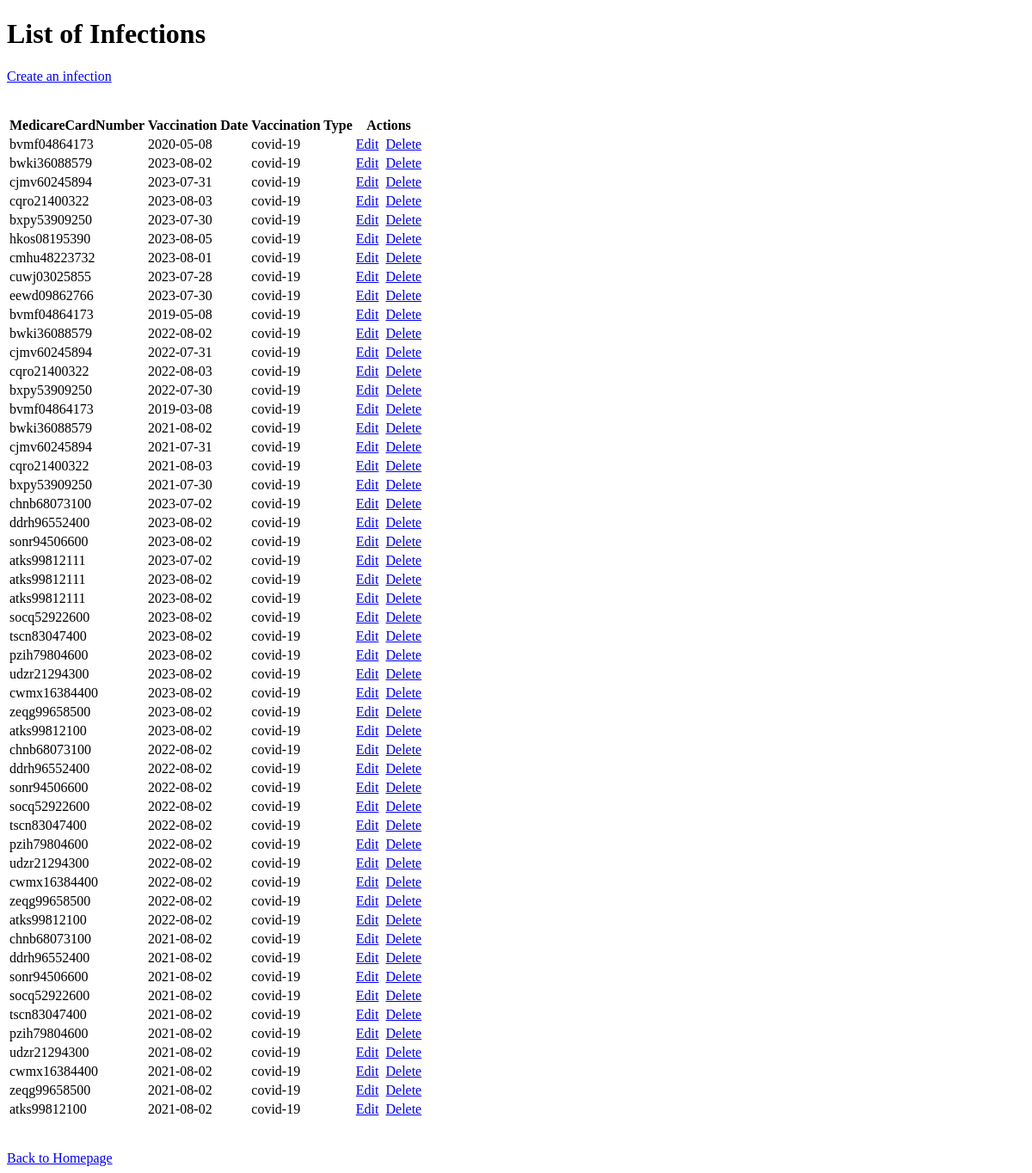
The page /php/infection/index.php on the database as committed earlier.
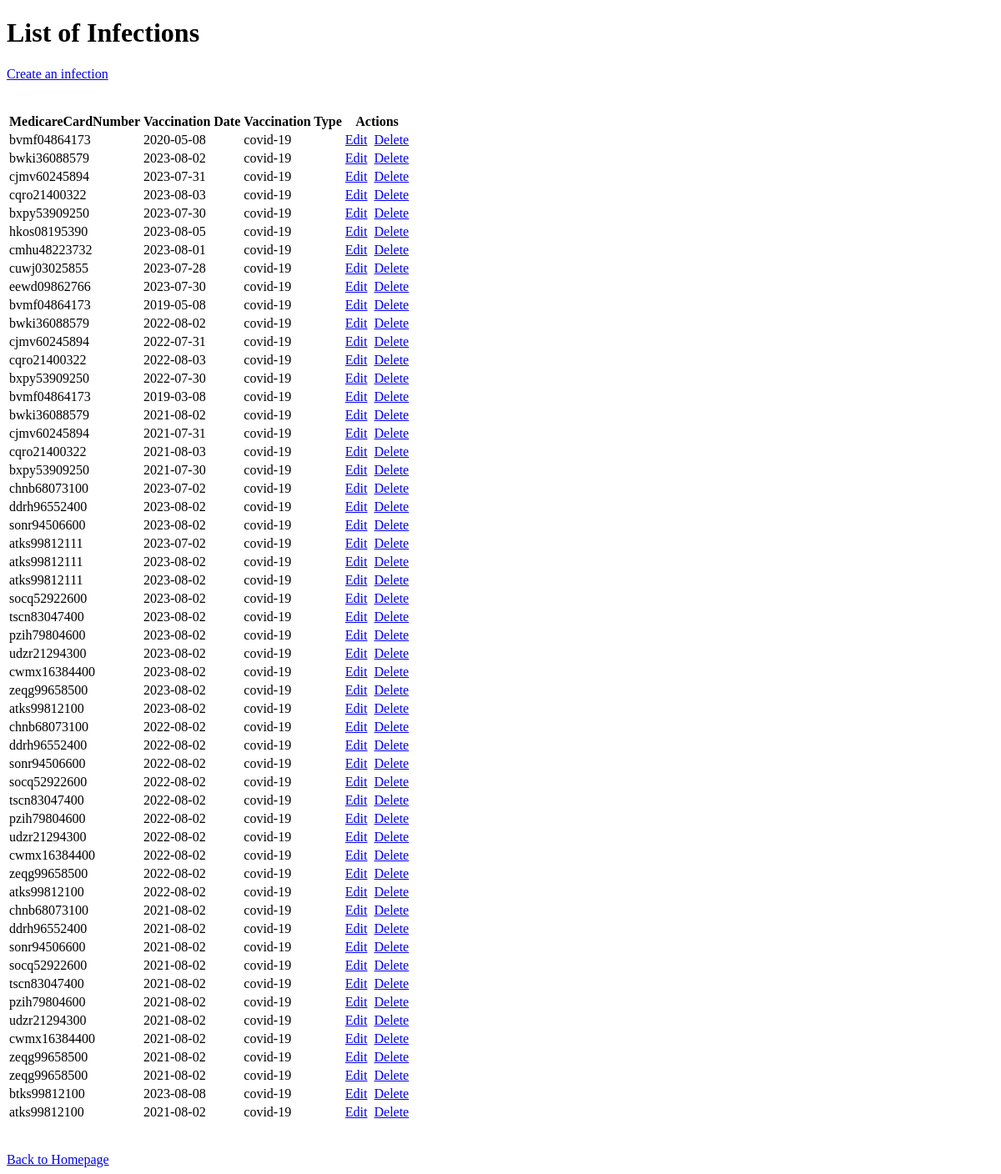
The same page on the database as committed later.
### tables this page shows
CREATE TABLE Infections(
    MedicareCardNumber char(12) NOT NULL,
    `Date` Date,
    `Type` VARCHAR(255),
    FOREIGN KEY (MedicareCardNumber) REFERENCES Persons(MedicareCardNumber)
);

### php/infection/infection-r.php (the view, shortened to what this page needs)
<?php
require_once '../database.php';
$sql = 'SELECT i.MedicareCardNumber, i.Date, i.Type  FROM Infections i;';
$stmt = $conn->prepare($sql);
$stmt->execute();
?>
<br>
<table>
  <thead>
      <tr>
        <th>MedicareCardNumber</th>
        <th>Vaccination Date</th>
        <th>Vaccination Type</th>
        <th>Actions</th>
  </thead>
  <tbody>
    <?php  while($row = $stmt->fetch(PDO::FETCH_ASSOC, PDO::FETCH_ORI_NEXT)) { ?>
    <tr>
      <td><?= $row["MedicareCardNumber"] ?></td>
      <td><?= $row["Date"] ?></td>
      <td><?= $row["Type"] ?></td>
      <td>
        <a href="./edit-view.php?MedicareCardNumber=<?= $row["MedicareCardNumber"] ?>">Edit</a>&nbsp;
        <a href="./infection-d.php?MedicareCardNumber=<?= $row["MedicareCardNumber"] ?>">Delete</a>
      </td>
    </tr>
    <?php  } ?>
  </tbody>
</table>
    <br>

Rows that differ between the two databases and show on the page:
added infections: MedicareCardNumber "zeqg99658500", Date "2021-08-02", Type "covid-19"
added infections: MedicareCardNumber "btks99812100", Date "2023-08-08", Type "covid-19"
